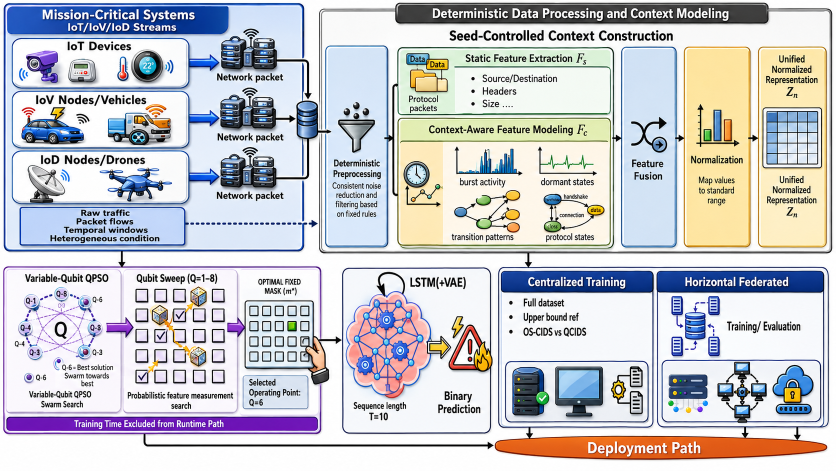
#> input picture paper/images/CON-PICTURE2.PNG, 1672 x 941 px (shown at 1/2 size); its folder holds 6 pictures in this run
$ python make_fig1_patch.py
#> lines starting #> are read from the running program, lines starting #| are printed output that depends on the picture
#> in main, im is the input picture: PIL image 1672x941 RGB; mean R, G, B 198.8, 199.3, 204
"""Patch Fig. 1 (paper/images/CON-PICTURE2.PNG) for the revision (Reviewer 1, Comment 1).

* Replaces the QPSO panel, which drew Q=1..8 as swarm nodes and stated "Q=6", with a panel
  showing what Q actually does: particle = d-dim amplitude vector (size independent of Q);
  Q sets init perturbation, rotation bound pi/(2Q) and collapse prob 2^-Q; Measure_k -> mask.
* Replaces the "Source/Destination" bullet in F_s (IPs are no longer features).
Writes paper/images/CON-PICTURE2_rev.png; the original file is left untouched.
"""
import io
import os

import matplotlib

matplotlib.use("Agg")
import matplotlib.pyplot as plt
import numpy as np
from matplotlib.patches import FancyArrowPatch, FancyBboxPatch
from PIL import Image, ImageDraw, ImageFont

ROOT = os.path.dirname(os.path.dirname(os.path.abspath(__file__)))
SRC = os.path.join(ROOT, "paper", "images", "CON-PICTURE2.PNG")
DST = os.path.join(ROOT, "paper", "images", "CON-PICTURE2_rev.png")

PANEL = (10, 537, 640, 829)  # x0, y0, x1, y1 in the 1672x941 original (purple bar kept below)
ARROW_Y = 680
PURPLE, LAV, INK = "#5b2a86", "#f3eefa", "#1f1f3a"


def render_panel(w_px, h_px, scale=3):
#> called with w_px = 630, h_px = 292, scale = 3
    dpi = 100
    fig = plt.figure(figsize=(w_px * scale / dpi, h_px * scale / dpi), dpi=dpi)
    ax = fig.add_axes([0, 0, 1, 1])
    ax.set_xlim(0, w_px)
    ax.set_ylim(h_px, 0)
    ax.axis("off")
    fs = 11.0 * scale

    boxes = [(6, 6, 196, h_px - 12), (222, 6, 190, h_px - 12), (438, 6, w_px - 444, h_px - 12)]
    titles = ["Particle (any $Q$)", "$Q$ sets the search", "Mask $\\mathbf{m}^*$"]
    for (x, y, w, h), t in zip(boxes, titles):
        ax.add_patch(FancyBboxPatch((x, y), w, h, boxstyle="round,pad=0,rounding_size=10",
                                    fc=LAV, ec=PURPLE, lw=2.4 * scale / 2))
        ax.text(x + w / 2, y + 20, t, ha="center", va="center", fontsize=fs * 1.05,
                weight="bold", color=INK)
    for x0, x1 in [(204, 220), (414, 436)]:
        ax.add_patch(FancyArrowPatch((x0, h_px / 2), (x1, h_px / 2), arrowstyle="-|>",
                                     mutation_scale=14 * scale, lw=2.5 * scale / 2, color=PURPLE))

    # Box 1: amplitude vector
    rng = np.random.default_rng(3)
    a = rng.gamma(0.6, 1.0, 46)
    a = a / a.max()
    x0, base, bw = 18, 190, 172 / 46
    for j, v in enumerate(a):
        ax.add_patch(plt.Rectangle((x0 + j * bw, base - 120 * v), bw * 0.8, 120 * v,
                                   fc="#8e6cc0", ec="none"))
    ax.plot([x0, x0 + 172], [base, base], color=INK, lw=1.0 * scale / 2)
    ax.text(104, 220, "$\\mathbf{a}_i\\in\\mathbb{R}^{d}$, $d=86$", ha="center", fontsize=fs, color=INK, weight="bold")
    ax.text(104, 256, "size independent of $Q$", ha="center", fontsize=fs * 0.9,
            color=PURPLE, weight="bold")

    # Box 2: the three Q entry points
    lines = [("init. noise", "$\\rho(Q)=2^{Q/2}/(Q^2+1)$"),
             ("rotation", "$\\phi\\leq\\pi/(2Q)$"),
             ("collapse", "prob. $2^{-Q}$")]
    for n, (lab, eq) in enumerate(lines):
        y = 62 + n * 50
        ax.text(232, y, f"{n + 1}. {lab}", fontsize=fs, color=INK, weight="bold")
        ax.text(250, y + 24, eq, fontsize=fs, color=INK, weight="bold")
    ax.add_patch(FancyArrowPatch((236, 236), (400, 236), arrowstyle="<|-|>",
                                 mutation_scale=10 * scale, lw=1.5 * scale / 2, color=PURPLE))
    ax.text(236, 262, "explore", fontsize=fs * 0.92, color=INK, ha="left", weight="bold")
    ax.text(400, 262, "exploit", fontsize=fs * 0.92, color=INK, ha="right", weight="bold")

    # Box 3: k-of-d measurement grid (86 cells, 40 selected)
    sel = set(np.random.default_rng(7).choice(86, 40, replace=False).tolist())
    gx, gy, c = 452, 42, 11.2
    for j in range(86):
        r, q = divmod(j, 15)
        ax.add_patch(plt.Rectangle((gx + q * c, gy + r * c), c * 0.86, c * 0.86,
                                   fc="#2e9e5b" if j in sel else "white", ec="#7b6a99",
                                   lw=0.6 * scale / 2))
    tx = 452 + 7.5 * c
    for n, t in enumerate(["$k=40$ of $d$,", "$P(j)\\propto a_{ij}^2$",
                           "best on $\\mathcal{D}_{\\rm tr}$"]):
        ax.text(tx, 160 + n * 40, t, ha="center", fontsize=fs, color=INK,
                weight="bold")

    buf = io.BytesIO()
    fig.savefig(buf, format="png", dpi=dpi, facecolor="white")
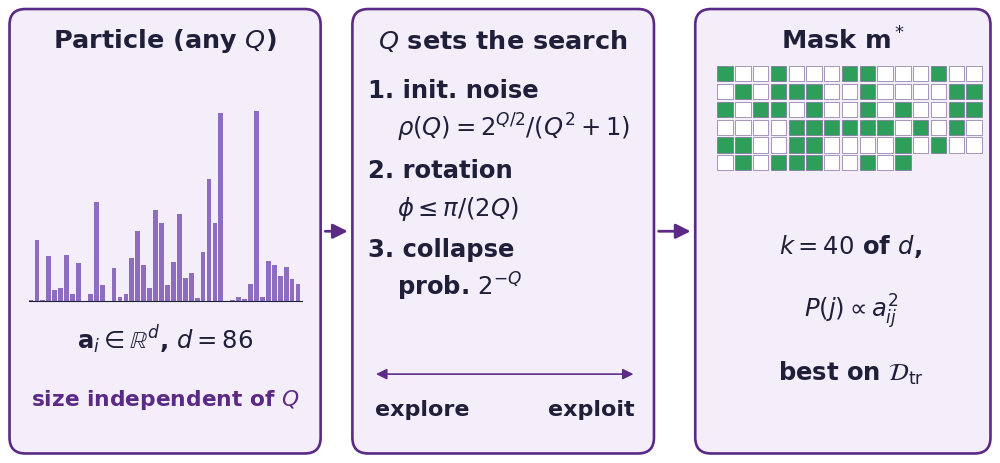
#> figure drawn by matplotlib, 1 panel
    plt.close(fig)
    buf.seek(0)
    return Image.open(buf).convert("RGB").resize((w_px, h_px), Image.LANCZOS)
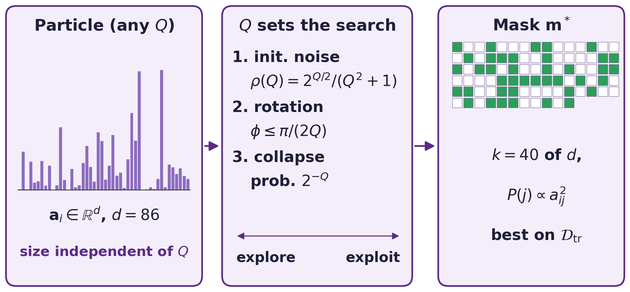
#> returned value: PIL image 630x292 RGB; mean R, G, B 227, 223.1, 236.3


def main():
    im = Image.open(SRC).convert("RGB")
    x0, y0, x1, y1 = PANEL
    im.paste(render_panel(x1 - x0, y1 - y0), (x0, y0))
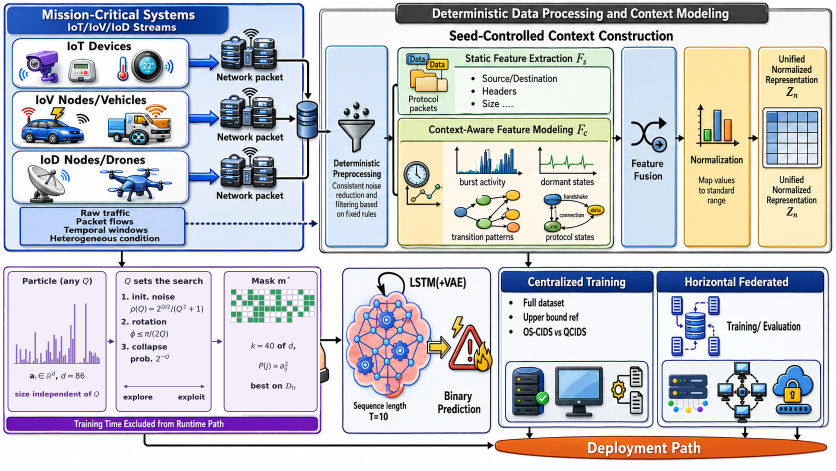
#> im: PIL image 1672x941 RGB (shown at 1/2 size); mean R, G, B 200.5, 200.8, 206.1
    # remove the leftover hand graphic between the panel and the LSTM box, redraw the arrow
    d0 = ImageDraw.Draw(im)
    d0.rectangle((641, 600, 683, 780), fill=(255, 255, 255))
    d0.line((641, ARROW_Y, 676, ARROW_Y), fill=(0, 0, 0), width=3)
    d0.polygon([(676, ARROW_Y - 7), (684, ARROW_Y), (676, ARROW_Y + 7)], fill=(0, 0, 0))

    # F_s bullet: "Source/Destination" -> "Ports / Protocol"
    d = ImageDraw.Draw(im)
    bg = im.getpixel((1100, 150))
#> bg = (239, 246, 239)
    d.rectangle((958, 144, 1125, 170), fill=bg)
    try:
        font = ImageFont.truetype("arial.ttf", 19)
    except OSError:
        font = ImageFont.load_default()
    d.text((963, 145), "Ports / Protocol", fill=(20, 20, 20), font=font)

    # mild global enhancement (style: bold & bright, Fig. 6 reference); content unchanged
    from PIL import ImageEnhance
    im = ImageEnhance.Brightness(im).enhance(1.04)
    im = ImageEnhance.Contrast(im).enhance(1.08)
    im = ImageEnhance.Color(im).enhance(1.15)
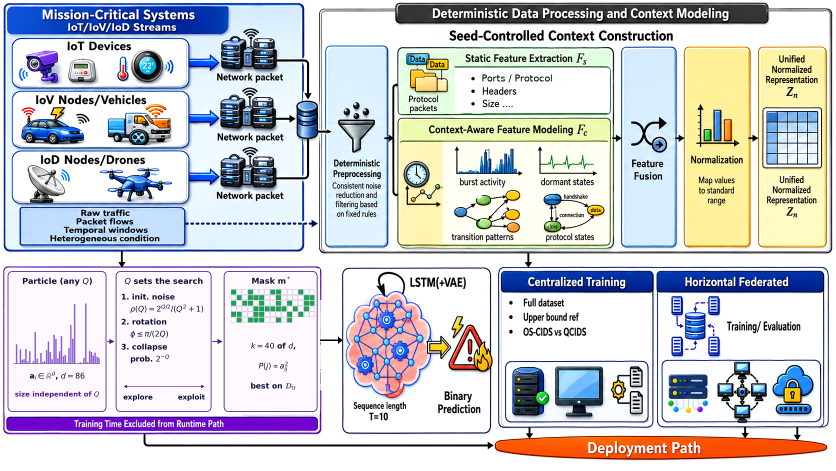
#> im: PIL image 1672x941 RGB (shown at 1/2 size); mean R, G, B 203.6, 204.6, 209.6
    im = ImageEnhance.Sharpness(im).enhance(1.6)
    im.save(DST)
    print("wrote", DST)


if __name__ == "__main__":
    main()
